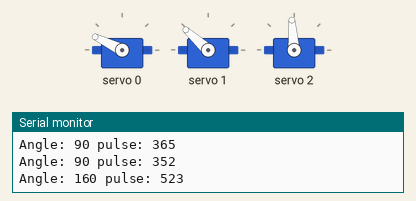
Simulated run of this sketch. Board: Arduino Uno, built with avr-gcc and run on an emulated ATmega328P. Shown: 3 × servo, the last lines printed to the serial monitor.

Above: at 1.55 s.
At 2.15 s:
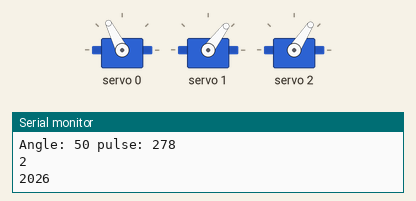
At 2.75 s:
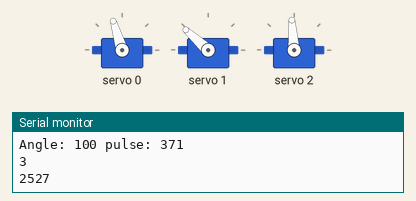
At 3.35 s:
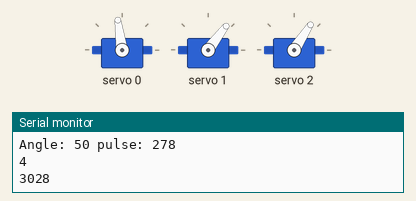
At 4.0 s:
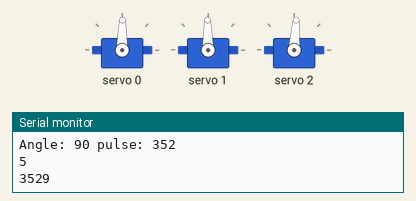
Timing chart, 0 to 7.3 s (numbered marks = the images above):
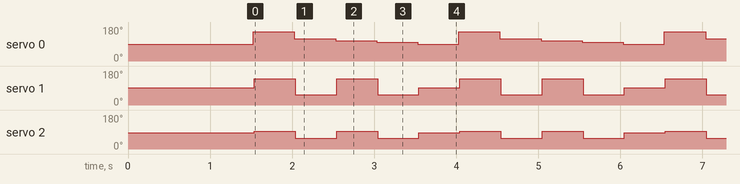

The sketch:

PCA9685_ServoProgram_RoboticArm_Array_Protothreading.ino
```cpp
#include <Wire.h>
#include <Adafruit_PWMServoDriver.h>
#include <AFMotor.h>


// called this way, it uses the default address 0x40
Adafruit_PWMServoDriver pwm = Adafruit_PWMServoDriver();
AF_Stepper motor(50, 1);

int rate = 500;
int angle0[] = {160, 120, 110, 100, 90};
int angle1[] = {140, 50, 140, 50, 90};
int angle2[] = {100, 50, 100, 50, 90};
int pos = 0;
int updateInterval;
unsigned long lastUpdate;

int arraySize = sizeof(angle2)/ sizeof(angle2[0]);

void setup() {
  Serial.begin(9600);
  Serial.println("8 channel Servo test!");
  motor.setSpeed(100); //10 rpm
  pwm.begin();
  pwm.setPWMFreq(60);  // Analog servos run at ~60 Hz updates
  delay(10);
  pwm.setPWM(0, 0, angleToPulse0(90));
  pwm.setPWM(1, 0, angleToPulse1(90));
  pwm.setPWM(2, 0, angleToPulse2(90));

  delay(1500);
  updateInterval = 500;
}

void loop() {
  /*
    motor.step(50, FORWARD, DOUBLE);
    motor.release();
    delay(rate / 2);
    motor.step(50, BACKWARD, DOUBLE);
    motor.release();
    delay(rate / 2);
  */
  //Serial.println(arraySize);
  if ((millis() - lastUpdate) > updateInterval) {
    lastUpdate = millis();
    pwm.setPWM(0, 0, angleToPulse0(angle0[pos]));
    pwm.setPWM(1, 0, angleToPulse1(angle1[pos]));
    pwm.setPWM(2, 0, angleToPulse2(angle2[pos]));
    pos++;
    Serial.println(pos);
    Serial.println(lastUpdate);
    if ((pos >= arraySize) || (pos <= 0)) {
      pos = 0;
    }
  }
}

int angleToPulse0(int ang) {
  int pulse0 = map(ang, 0, 180, 150, 570);
  Serial.print("Angle: "); Serial.print(ang);
  Serial.print(" pulse: "); Serial.println(pulse0);
  return pulse0;
}

int angleToPulse1(int ang) {
  int pulse1 = map(ang, 0, 180, 150, 580);
  Serial.print("Angle: "); Serial.print(ang);
  Serial.print(" pulse: "); Serial.println(pulse1);
  return pulse1;
}

int angleToPulse2(int ang) {
  int pulse2 = map(ang, 0, 180, 185, 520);
  Serial.print("Angle: "); Serial.print(ang);
  Serial.print(" pulse: "); Serial.println(pulse2);
  return pulse2;
}
```

Measured:
- by itself, servo 0: repeats every 2.5 s: 117° 0.50 s, 107° 0.50 s, 98° 0.50 s, 89° 0.50 s, 154° 0.50 s
- by itself, servo 1: repeats every 2.5 s: 53° 0.50 s, 138° 0.50 s, 53° 0.50 s, 91° 0.50 s, 138° 0.50 s
- by itself, servo 2: repeats every 2.5 s: 57° 0.50 s, 94° 0.50 s, 57° 0.50 s, 86° 0.50 s, 94° 0.50 s
